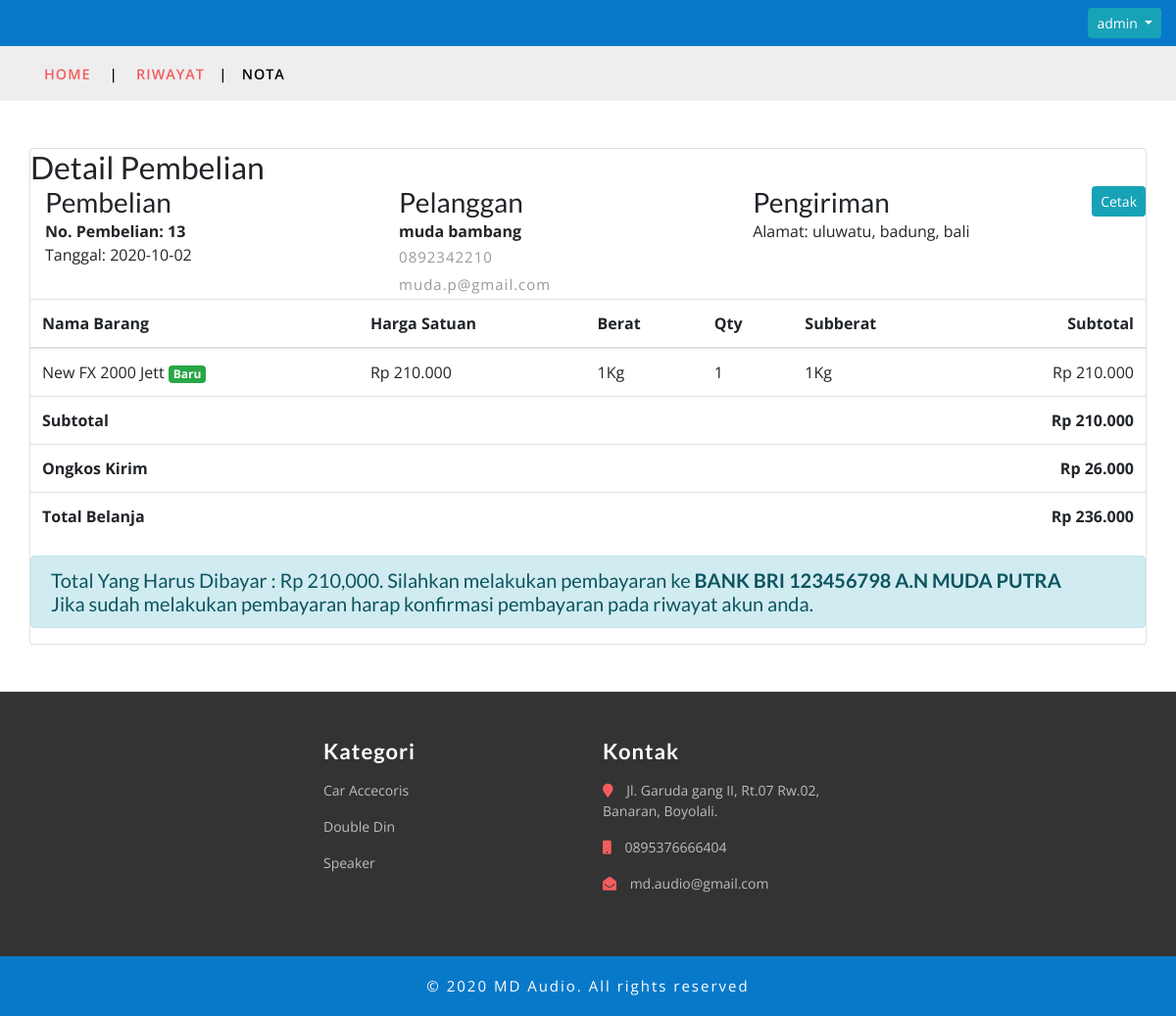
/user.php?p=nota&id=13 (signed in), run on the app's committed database.
### tables this page shows
CREATE TABLE `orders` (
  `id_order` int(10) UNSIGNED NOT NULL,
  `user_id` int(11) NOT NULL,
  `nama_kustomer` varchar(255) NOT NULL,
  `alamat` text NOT NULL,
  `telpon` varchar(255) NOT NULL,
  `email` varchar(255) NOT NULL,
  `status_order` varchar(255) DEFAULT 'Pending',
  `kota` varchar(255) NOT NULL,
  `subtotal` int(11) NOT NULL,
  `ongkir` int(11) NOT NULL DEFAULT 0,
  `kurir` varchar(255) NOT NULL,
  `total` int(11) DEFAULT NULL,
  `resi` int(11) DEFAULT NULL,
  `tgl_order` date NOT NULL
);

CREATE TABLE `order_detail` (
  `id_order_detail` int(10) UNSIGNED NOT NULL,
  `orders_id` int(10) UNSIGNED NOT NULL,
  `produk_id` int(10) UNSIGNED NOT NULL,
  `harga_produk` int(11) NOT NULL,
  `berat_produk` double DEFAULT NULL,
  `jumlah` int(11) NOT NULL,
  `subberat` double DEFAULT NULL,
  `subtotal` int(11) NOT NULL
);

CREATE TABLE `produk` (
  `id_produk` int(10) UNSIGNED NOT NULL,
  `kategori_id` int(10) NOT NULL,
  `nama_produk` varchar(255) NOT NULL,
  `slug_produk` varchar(255) NOT NULL,
  `deskripsi` mediumtext NOT NULL,
  `harga` int(11) NOT NULL,
  `stok` int(11) NOT NULL,
  `berat` double(8,2) NOT NULL,
  `tgl_masuk` date NOT NULL,
  `gambar` varchar(255) DEFAULT NULL,
  `status` varchar(5) NOT NULL
);

CREATE TABLE `kategori` (
  `id_kategori` int(10) NOT NULL,
  `nama_kategori` varchar(255) NOT NULL,
  `slug` varchar(255) NOT NULL
);

### user/riwayat/nota.php (the view, shortened to what this page needs)
<?php
    include "./config/koneksi.php";
?>
<div class="container">
    <div class="mt-1 row card">
        <div class="row">
            <div class="col-md-12">
                <h2>Detail Pembelian</h2>
                <?php
            		$sql_detail = "SELECT * FROM orders WHERE id_order='$_GET[id]'";
            		$Qdetail = mysqli_query($koneksi, $sql_detail) or die("select data menu error :".mysql_error());
            		$detail = $Qdetail->fetch_assoc();
        		?>
                <form method="post" action="./user/riwayat/print.php" target="_blank">
                    <button type="submit" name="print" class="btn btn-sm btn-info float-right">Cetak</button>
                </form>
                <div class="row">
                    <div class="col-md-4">
                        <h3>Pembelian</h3>
                        <strong>No. Pembelian: <?= $detail['id_order']; ?></strong><br>
                        Tanggal: <?= $detail['tgl_order']; ?>
                    </div>
                    <div class="col-md-4">
                        <h3>Pelanggan</h3>
                        <strong><?= $detail['nama_kustomer']; ?></strong><br>
                        <p>
                            <?= $detail['telpon']; ?><br>
                            <?= $detail['email']; ?>
                        </p>
                    </div>
                    <div class="col-md-4">
                        <h3>Pengiriman</h3>
                        Alamat: <?= $detail['alamat']; ?>
                    </div>
                </div>
                <table class="table">
                    <thead>
                        <tr>
                            <th>Nama Barang</th>
                            <th>Harga Satuan</th>
                            <th>Berat</th>
                            <th>Qty</th>
                            <th>Subberat</th>
                            <th class="text-right">Subtotal</th>
                        </tr>
                    </thead>
                    <tbody>
                        <?php $totalbelanja = 0; ?>
                        <?php $sql = "SELECT * FROM order_detail JOIN produk ON order_detail.produk_id=produk.id_produk WHERE order_detail.orders_id='$_GET[id]'"; ?>
                        <?php $ambil = mysqli_query($koneksi, $sql) or die("select data menu error :".mysql_error()); ?>
                        <?php while ($pecah=$ambil->fetch_assoc()) { ?>
                            <tr>
                                <td><?=$pecah['nama_produk'];?> <span class="badge badge-success"><?= $pecah['status'] ?></span></td>
                                <td>Rp <?=number_format($pecah['harga_produk'],0,",",".");?></td>
                                <td><?=$pecah['berat_produk'];?>Kg</td>
                                <td><?=$pecah['jumlah'];?></td>
                                <td><?=$pecah['subberat'];?>Kg</td>
                                <td class="text-right">Rp <?=number_format($pecah['subtotal'],0,",",".");?></td>
                            </tr>
                            <?php $totalbelanja+=($pecah["harga_produk"]*$pecah['jumlah']); ?>
                        <?php } ?>
                    </tbody>
                    <tfoot>
                        <tr>
                            <th colspan="5">Subtotal</th>
                            <th class="text-right">Rp <?= number_format($totalbelanja,0,",",".") ?></th>
                        </tr>
                        <tr>
                            <th colspan="5">Ongkos Kirim</th>
                            <th class="text-right">Rp <?= number_format($detail['ongkir'],0,",",".") ?></th>
                        </tr>
                        <tr>
                            <th colspan="5">Total Belanja</th>
                            <th class="text-right">Rp <?= number_format($detail['total'],0,",",".")  ?></th>
                        </tr>
                    </tfoot>
                </table>
                <div class="alert alert-info">
                    <h5>Total Yang Harus Dibayar : Rp <?= number_format($totalbelanja)  ?>. Silahkan melakukan pembayaran ke <strong>BANK BRI 123456798 A.N MUDA PUTRA</strong> </h5>
                    <h5>Jika sudah melakukan pembayaran harap konfirmasi pembayaran pada riwayat akun anda. </h5>
                </div>
            </div>
        </div>
    </div>
</div>

### user.php (shortened to what this page needs)
<!DOCTYPE html>
<html lang="zxx">
<head>
  <link href="./asset/css/bootstrap.css" rel="stylesheet" type="text/css" media="all" />
  <link href="./asset/css/style.css" rel="stylesheet" type="text/css" media="all" />
  <link rel="stylesheet" href="./asset/css/fontawesome-all.css">
  <link href="./asset/css/popuo-box.css" rel="stylesheet" type="text/css" media="all" />
  <link href="./asset/css/menu.css" rel="stylesheet" type="text/css" media="all" />
</head>
<body>
  <div class="agile-main-top">
    <div class="container-fluid">
      <div class="row main-top-w3l py-2">
        <div class="col-lg-12 header-right mt-lg-0 mt-2">
          <?php if (isset($_SESSION["users"])): ?>
            <ul class="nav-item dropdown float-right">
                <a class="btn btn-sm btn-info dropdown-toggle" href="#" id="navbarDropdown" role="button" data-toggle="dropdown" aria-haspopup="true" aria-expanded="false">
                    <?= $_SESSION['username']; ?>
                </a>
              </ul>
          <?php else: ?>
          <?php endif ?>
        </div>
      </div>
    </div>
  </div>
  <div class="services-breadcrumb">
    <div class="agile_inner_breadcrumb">
      <div class="container">
        <ul class="w3_short">
          <li>
            <a href="./">Home</a>
            <i>|</i>
          </li>
          <li>
            <?php
              $url = './user.php?p=riwayat&username='.$_SESSION['username'];
                if ($_GET['p']=="nota") {
                  echo "<a href='".$url."'>riwayat</a>";
                  echo "<i>|</i>";
                  echo "Nota";
                } elseif ($_GET['p']=="pembayaran") {
                  echo "<a href='".$url."'>riwayat</a>";
                  echo "<i>|</i>";
                  echo "input pembayaran";
                } elseif ($_GET['p']=="lihatpembayaran") {
                  echo "<a href='".$url."'>riwayat</a>";
                  echo "<i>|</i>";
                  echo "lihat pembayaran";
                }
             else { echo ""; }
            ?>
          </li>
        </ul>
      </div>
    </div>
  </div>
  <section class="mt-5 mb-5">
    <?php include "./user/page.php"; ?>
  </section>
  <?php include "layouts/footer.php"; ?>
</body>
</html>

### user/page.php
<?php
	if(isset($_GET['p'])){
		if ($_GET['p']=="dashboard") {
			include 'dashboard/index.php';
		} elseif ($_GET['p']=="riwayat") {
			include "riwayat/index.php";
		} elseif ($_GET['p']=="nota") {
			include "riwayat/nota.php";
		} elseif ($_GET['p']=="pembayaran") {
			include "riwayat/pembayaran.php";
		} elseif ($_GET['p']=="lihatpembayaran") {
			include "riwayat/lihat_pembayaran.php";
		} elseif ($_GET['p']=="diterima") {
			include "riwayat/diterima.php";
		} else {
			echo "<center><h3>Maaf. Halaman tidak di temukan!</h3></center>";
		}
	}
?>

### layouts/footer.php (shortened to what this page needs)
	<footer>
		<div class="w3l-middlefooter-sec">
			<div class="container py-md-5 py-sm-4 py-3">
				<div class="row footer-info w3-agileits-info">
					<div class="col-md-3 col-sm-6 footer-grids mt-sm-0 mt-4">
					</div>
					<div class="col-md-3 col-sm-6 footer-grids">
						<h3 class="text-white font-weight-bold mb-3">Kategori</h3>
						<ul>
							<?php
						        $sql = "SELECT * FROM  kategori ORDER BY nama_kategori ASC";
						        $QKategori = mysqli_query($koneksi, $sql) or die("select data menu error :".mysql_error());
						        while($kategori = mysqli_fetch_array($QKategori)){
						    ?>
							<li class="mb-3">
								<a href="?filter=<?=$kategori['id_kategori'];?>"><?=$kategori['nama_kategori'];?></a>
							</li>
							<?php } ?>
						</ul>
					</div>
					<div class="col-md-3 col-sm-6 footer-grids mt-md-0 mt-4">
						<h3 class="text-white font-weight-bold mb-3">Kontak</h3>
						<ul>
							<li class="mb-3">
								<i class="fas fa-map-marker"></i> Jl. Garuda gang II, Rt.07 Rw.02, Banaran, Boyolali.</li>
							<li class="mb-3">
								<i class="fas fa-mobile"></i> 0895376666404 </li>
							<li class="mb-3">
								<i class="fas fa-envelope-open"></i>
								<a href="mailto:example@mail.com"> md.audio@gmail.com</a>
							</li>
						</ul>
					</div>
					<div class="col-md-3 col-sm-6 footer-grids w3l-agileits mt-md-0 mt-4">
					</div>
				</div>
			</div>
		</div>
	</footer>
	<div class="copy-right py-3">
		<div class="container">
			<p class="text-center text-white">© 2020 MD Audio. All rights reserved
		</div>
	</div>
	<link rel="stylesheet" href="asset/css/flexslider.css" type="text/css" media="screen" />
</body>
</html>

### asset/css/style.css (style rules this page uses)
html, body { margin: 0; font-size: 100%; background: #fff; font-family: 'Open Sans', sans-serif; }
body a { text-decoration: none; transition: 0.5s all; -webkit-transition: 0.5s all; -moz-transition: 0.5s all; -o-transition: 0.5s all; -ms-transition: 0.5s all; }
a { transition: 0.5s all; -webkit-transition: 0.5s all; -moz-transition: 0.5s all; -o-transition: 0.5s all; -ms-transition: 0.5s all; }
h1, h2, h3, h4, h5, h6 { margin: 0; font-family: 'Lato', sans-serif; }
p { margin: 0; letter-spacing: 1px; font-size: 15px; line-height: 1.9; color: #999; font-family: 'Open Sans', sans-serif; }
ul { margin: 0; padding: 0; }
.main-top-w3l { background: #0879c9; }
.btn { display: inline-block; }
.footer-info h3 { font-size: 22px; letter-spacing: 1px; }
.footer-grids ul li { display: block; font-size: 14px; color: #bdbdbd; }
.footer-grids ul li a { color: #bdbdbd; -webkit-transition: .5s all; -moz-transition: .5s all; -o-transition: .5s all; -ms-transition: .5s all; transition: .5s all; }
.footer-grids ul li i { color: #f45c5d; padding-right: 10px; }
.w3l-middlefooter-sec { background: #333; }
.copy-right { background: #0879c9; }
.copy-right p { letter-spacing: 2px; font-size: 15px; }
ul.w3_short li { display: inline-block; text-transform: uppercase; color: #000; font-size: 0.9em; font-weight: 600; letter-spacing: 1px; }
ul.w3_short li a { color: #F45C5D; text-decoration: none; }
.services-breadcrumb { padding: 0; background: #eee; text-align: center; }
.services-breadcrumb ul li i { padding: 0 1em; }
ul.w3_short { text-align: left; padding: 16px 0; }

### data on the page
orders: id_order "13", tgl_order "2020-10-02", nama_kustomer "muda bambang", telpon "0892342210", email "muda.p@gmail.com", alamat "uluwatu, badung, bali", ongkir "26.000", total "236.000"
order_detail: produk.nama_produk "New FX 2000 Jett", produk.status "Baru", harga_produk "210.000", berat_produk "1", jumlah "1", subberat "1", subtotal "210.000"
kategori: nama_kategori "Car Accecoris"
kategori: nama_kategori "Double Din"
kategori: nama_kategori "Speaker"

### other printed values
$_SESSION['username'] "admin"
$totalbelanja "210.000"
$totalbelanja "210,000"
